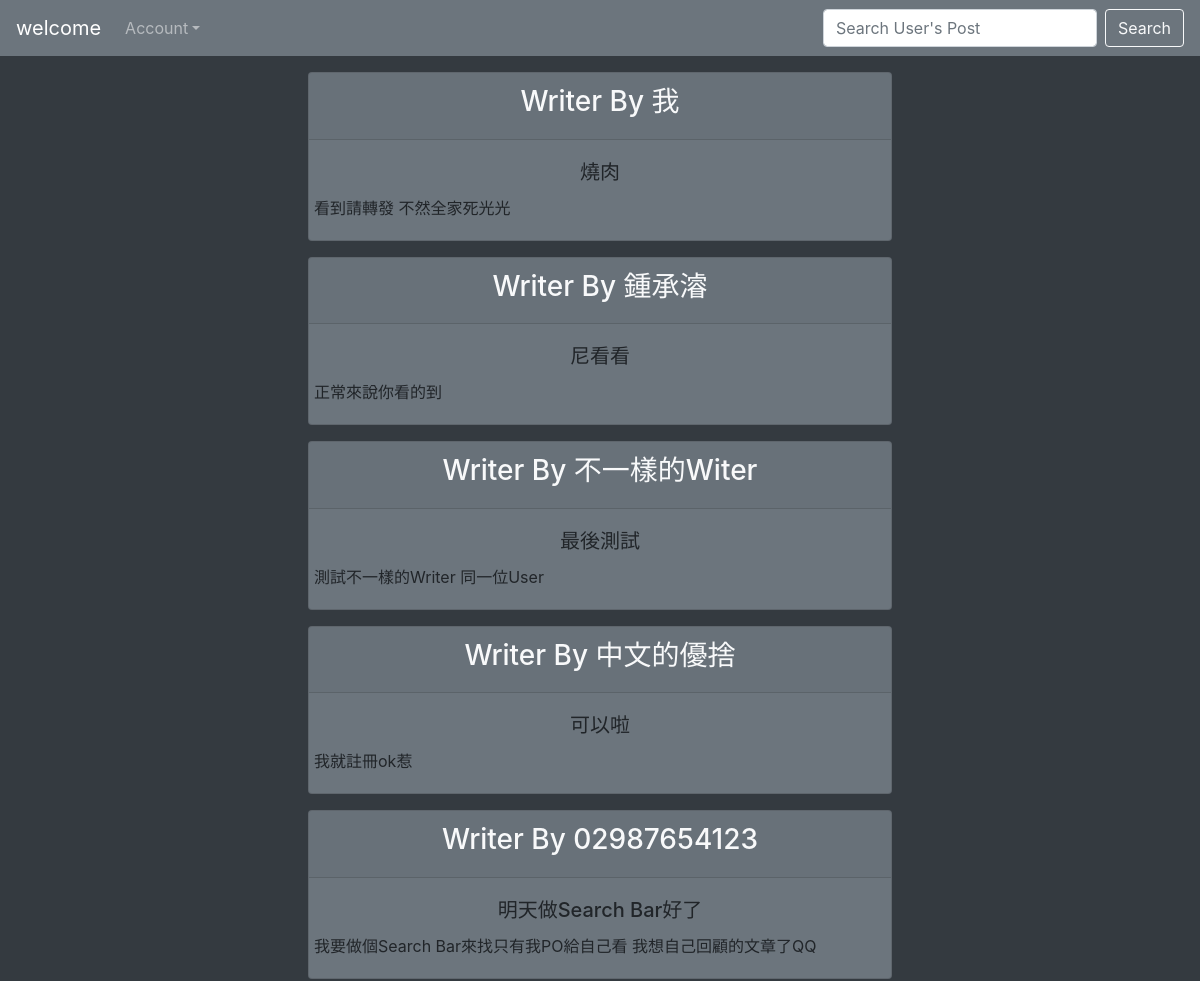
Before: / (upper part) with the older database file.
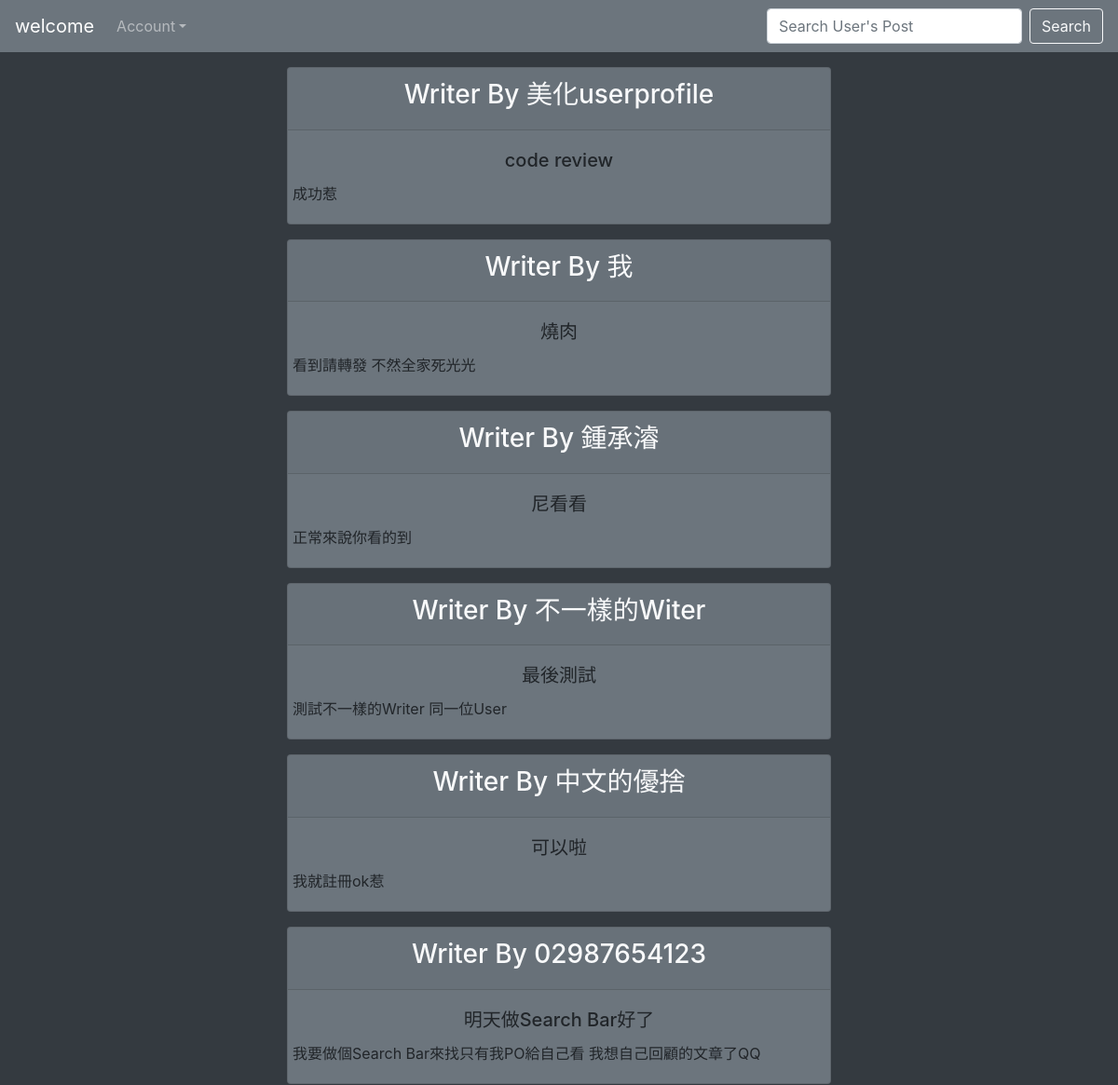
After: the same page with the newer database file.
### main_site/models.py (models this page shows, shortened)
class userArticle(models.Model):
    id = models.AutoField(primary_key=True)
    USER = models.ForeignKey(User, on_delete=models.CASCADE, null=True)
    Article_writer = models.CharField(max_length=255, null=True, blank=True)
    Article_title = models.CharField(max_length=255, null=True, blank=True)
    Article = models.TextField(null=True, blank=True)

### main_site/views.py (the view)
# urls.py: path('', main, name="index"),
def main(request):
    user_Article_data = userArticle.objects.all()
    if 'search' in request.GET:
        search = request.GET['search']
        user_Article_data = userArticle.objects.filter(Article_writer=search)
    return render(request, 'main_site.html', {'user_Article_data': user_Article_data})

### templates/main_site.html (shortened to what this page needs)
<!doctype html>
<html lang="en">
  <head>
    <link rel="stylesheet" href="https://stackpath.bootstrapcdn.com/bootstrap/4.3.1/css/bootstrap.min.css">
  </head>
  <body class="bg-dark">
      <nav class="navbar sticky-top navbar-expand-sm navbar-dark bg-secondary">
            <a class="navbar-brand" href="/">welcome {{request.user.username}}</a>
            <div class="collapse navbar-collapse" id="collapsibleNavId">
                <ul class="navbar-nav mr-auto mt-2 mt-lg-0">
                <li class="nav-item dropdown">
                    <a class="nav-link dropdown-toggle" href="#" id="dropdownId" data-toggle="dropdown" aria-haspopup="true" aria-expanded="false">Account</a>
                </li>
                </ul>
                <form class="form-inline my-2 my-lg-0">
                  <input class="form-control mr-sm-2" type="search" name="search" id="search" placeholder="Search User's Post" aria-label="search">
                  <button class="btn btn-outline-light my-2 my-sm-0"  type="submit">Search</button>
                </form>
            </div>
      </nav>
      {% for user_Article in user_Article_data|slice:"::-1" %}
        <div style= "margin:1rem" class="row justify-content-center">
          <div class="col-sm-6">
            <div class="row card text-center bg-secondary">
                <div class="card-header text-light font-weight-bold">
                    <h3>Writer By {{user_Article.Article_writer}}<h3>
                </div>
                <div class="row">
                  <div class="card-body">
                    <h5 class="card-title">{{user_Article.Article_title}}</h5>
                    <p class="card-text text-lg-left">{{user_Article.Article}}</p>
                  </div>
                </div>
              </div>
            </div>
          </div>
        {% endfor %}
  </body>
</html>

Changed rows visible on the page:
added userArticle: Article_writer "美化userprofile", Article_title "code review", Article "成功惹"
